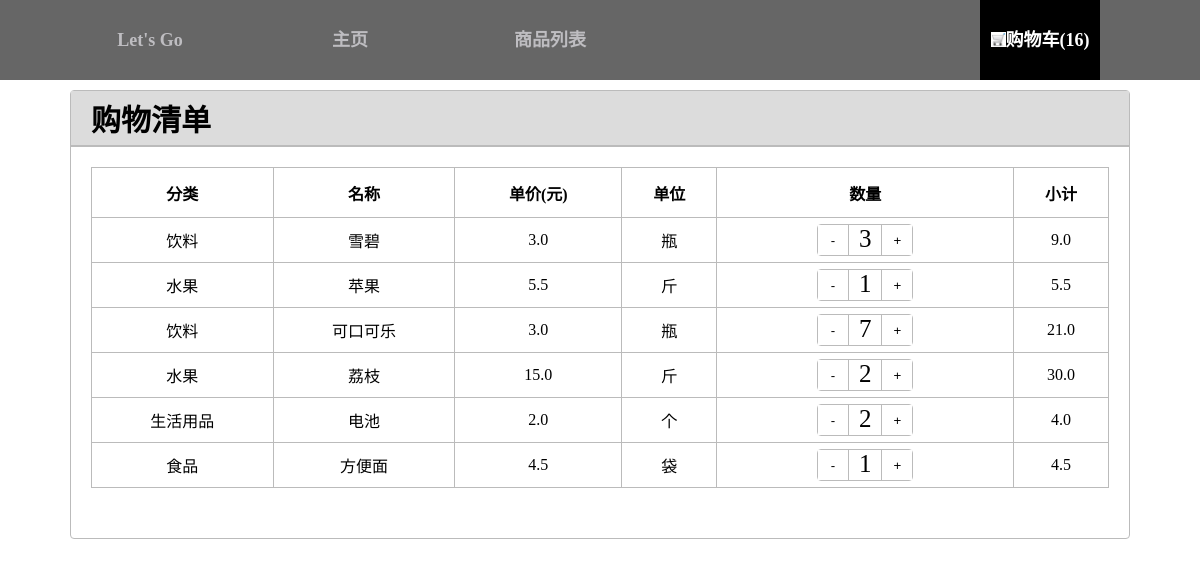
Page /shopping_cart on the earlier database version.
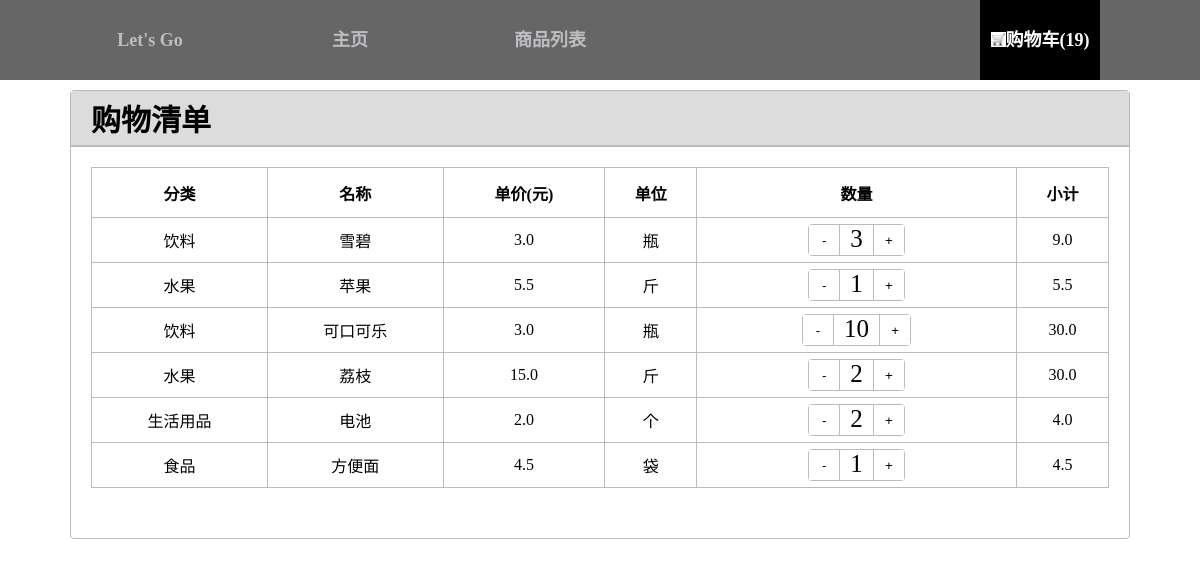
Same page on the later database version.
### post/models.py (models this page shows, shortened)
class PurchasedItems(models.Model):
    count=models.IntegerField(default=1,null=False)
    goods_id=models.IntegerField(default=1,null=False)
    classification=models.CharField(max_length=10,default='')
    name= models.CharField(max_length=10,default='')
    price=models.FloatField(max_length=10,default=0)
    unit=models.CharField(max_length=10,default='')
    subtotal= models.FloatField(max_length=10, default=0)
    @classmethod
    def shopping_cart(cls):
        sum_count = 0
        for count  in PurchasedItems.objects.all():
            sum_count = sum_count + count.count
        return sum_count

### post/views.py (the view)
# urls.py: url(r'^shopping_cart$', views.shopping_cart, name='shopping_cart'),
def shopping_cart(request):
    carts=PurchasedItems.objects.all()
    if request.method == 'POST':
        goods= PurchasedItems.objects.filter(goods_id=(request.POST['id']))
        goods[0].count= goods[0].count+(int(request.POST['changecount']))
        print(request.POST['changecount'])
        goods[0].save()
    return render(request, 'post/shopping_cart.html', {'carts':carts,
                                                       'sum_count':PurchasedItems.shopping_cart()
                                                       })

### post/templates/post/shopping_cart.html (shortened to what this page needs)
{% extends 'post/base.html' %}
{% load staticfiles %}
{% block head %}
    <link rel="stylesheet" href="{% static 'css/shopping_cart.css' %}">
{% endblock head %}
{% block shopping_cart%}active{% endblock shopping_cart %}
{% block content %}
    <div class="list">
        <div class="min">
            <h1>购物清单</h1>
        </div>
        <div class="inform">
            <table>
                <tr>
                    <th>分类</th>
                    <th>名称</th>
                    <th>单价(元)</th>
                    <th>单位</th>
                    <th>数量</th>
                    <th>小计</th>
                </tr>
                {% for post in carts %}
                    <tr>
                        <td> {{ post.classification }}</td>
                        <td>{{ post.name }}</td>
                        <td> {{ post.price }}</td>
                        <td>{{ post.unit }} </td>
                        <td>
                            <div class="symbol">
                                <div class="minus" >
                                    <button class="minus-ll" id={{ post.goods_id }}>-</button></div>
                                <div class="quantity" >
                                    <num>{{post.count}}</num></div>
                                <div class="plus">
                                    <button class="plus-ll" id={{ post.goods_id }}>+</button></div>
                            </div>
                        </td>
                        <td>{{post.subtotal }}</td>
                    </tr>
                {% endfor %}
            </table>
        </div>
    </div>
{% endblock content %}

Differences in the rows shown:
changed PurchasedItems "可口可乐": count "7" → "10"; subtotal "21.0" → "30.0"
Other differences:
{{ sum_count }}: "16" → "19"
